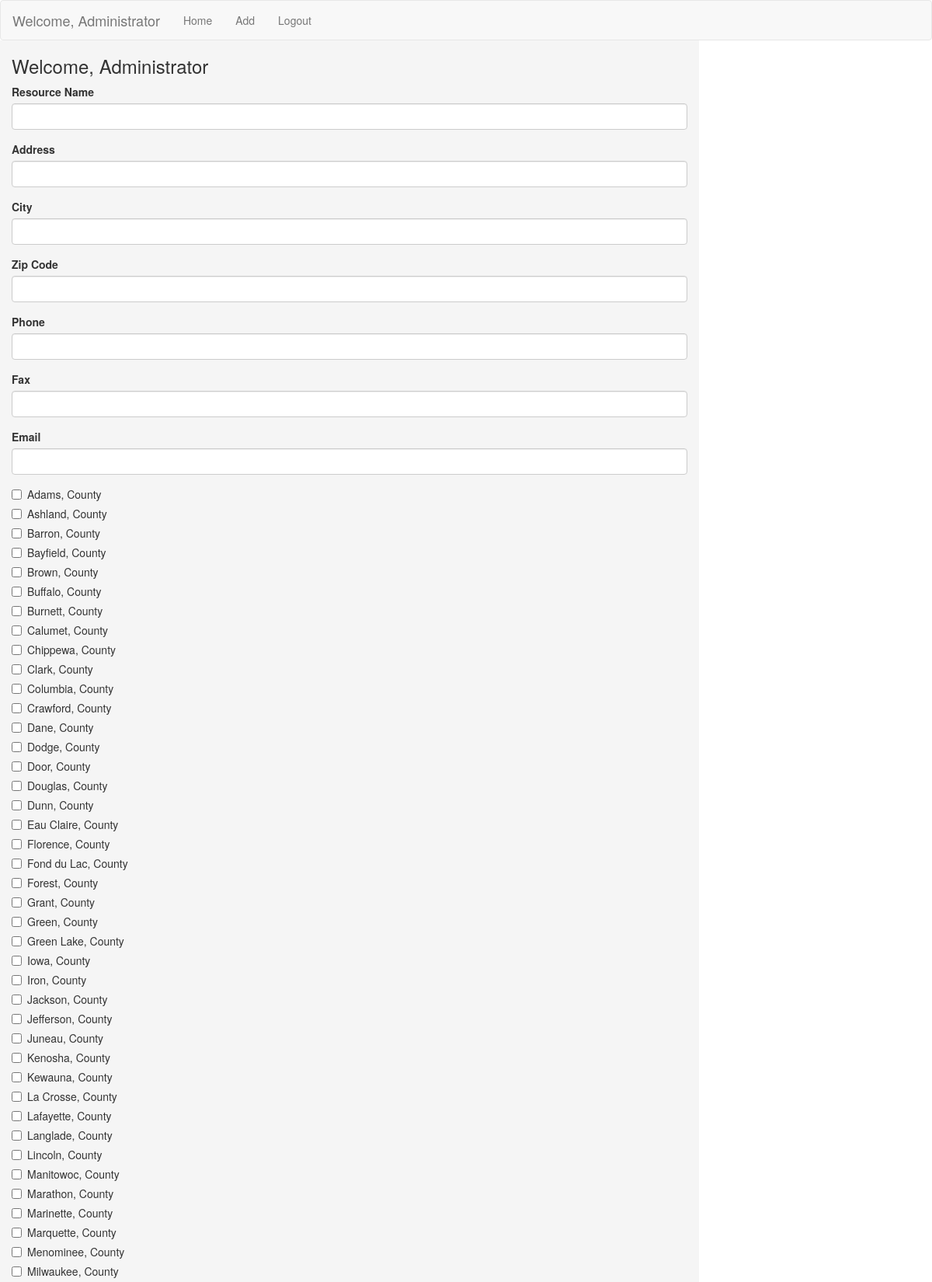
The app's page /php/admin/admin_add.php (upper part) with its own data.
### tables this page shows
CREATE TABLE `Counties` (
  `CountyID` int(11) NOT NULL,
  `CountyName` varchar(45) DEFAULT NULL
);

### php/model/db.php (called while the page is built, shortened)
<?php
    function getAccess() {
        $dsn = 'mysql:host=localhost;dbname=resource_db';
        $username = 'root';
        $password = 'root';
        try {
            $db = new PDO($dsn, $username, $password);
            $db->setAttribute(PDO::ATTR_ERRMODE, PDO::ERRMODE_EXCEPTION);
            return $db;
        } catch (PDOException $err) {
            exit($err->getMessage());
        }
    }
	function getAll($table="") {
		$db = getAccess();
		$query = "SELECT * FROM " .$table;
		$statement = $db->prepare($query);
		$workQuery = $statement->execute();
		$newFeedback = $statement->fetchAll();
		return $newFeedback;
	}
?>

### php/admin/admin_add.php (the view, shortened to what this page needs)
<?php
    require'../includes/admin-head.php';
    require '../model/db.php'
?>
    <div class="row">
        <div id="addForm" class="col-md-9">
            <h3>Welcome, Administrator</h3>
            <div class="row">
                <div class="col-xs-12">
                    <form action="../controller/adminChange.php" method="post">
                        <div class="form-group">
                            <label>Resource Name</label>
                            <input name="ResourceName" value="<?php
                            ?>" class="form-control" autofocus required>
                        </div>
                        <div class="form-group">
                            <label>Address</label>
                            <input name="StreetAddress" value="<?php
                            ?>" class="form-control">
                        </div>
                        <div class="form-group">
                            <label>City</label>
                            <input name="City" value="<?php
                            ?>" class="form-control">
                        </div>
                        <div class="form-group">
                            <label>Zip Code</label>
                            <input name="Zip" value="<?php
                            ?>" class="form-control">
                        </div>
                        <div class="form-group">
                            <label>Phone</label>
                            <input name="PhoneNUMBER" value="<?php
                            ?>" type="tel" class="form-control" required>
                        </div>
                        <div class="form-group">
                            <label>Fax</label>
                            <input name="Fax" value="<?php
                            ?>" class="form-control">
                        </div>
                        <div class="form-group">
                            <label>Email</label>
                            <input name="Email" value="<?php
                            ?>" class="form-control">
                        </div>
                        <div class="form-group">
                            <?php
                                $resTypes = getAll('Counties');
                                foreach ($resTypes as $curType) {
                                    if (isset($_POST['curID']) == true) {
                                        if($curType['CountyName'] === handleSQL('SELECT * FROM Counties c INNER JOIN CountyAssignment ca ON c.CountyID = ca.CountyID INNER JOIN Resources r ON r.CountyAssignmentID = ca.CountyAssignmentID WHERE r.ResourceID = :ID',[':ID'],[$_POST['curID']],0)['CountyName']){
                                            echo "<div class=\"checkbox\">
                                            <label><input name='Counties[]' type=\"checkbox\" value=\"{$curType['CountyID']}\" checked>{$curType['CountyName']}, County</label>
                                           </div>";
                                        } else {
                                            echo "<div class=\"checkbox\">
                                            <label><input name='Counties[]' type=\"checkbox\" value=\"{$curType['CountyID']}\">{$curType['CountyName']}, County</label>
                                           </div>";
                                        }
                                    } else {
                                        echo "<div class=\"checkbox\">
                                            <label><input name='Counties[]' type=\"checkbox\" value=\"{$curType['CountyID']}\">{$curType['CountyName']}, County</label>
                                           </div>";
                                    }
                                }
                            ?>
                        </div>
                    </form>
                </div>
            </div>
        </div>
    </div>
<?php require'../includes/admin-footer.php'; ?>

### records on screen
counties: CountyName "Adams"
counties: CountyName "Ashland"
counties: CountyName "Barron"
counties: CountyName "Bayfield"
counties: CountyName "Brown"
counties: CountyName "Buffalo"
counties: CountyName "Burnett"
counties: CountyName "Calumet"
counties: CountyName "Chippewa"
counties: CountyName "Clark"
counties: CountyName "Columbia"
counties: CountyName "Crawford"
counties: CountyName "Dane"
counties: CountyName "Dodge"
counties: CountyName "Door"
counties: CountyName "Douglas"
counties: CountyName "Dunn"
counties: CountyName "Eau Claire"
counties: CountyName "Florence"
counties: CountyName "Fond du Lac"
counties: CountyName "Forest"
counties: CountyName "Grant"
counties: CountyName "Green"
counties: CountyName "Green Lake"
counties: CountyName "Iowa"
counties: CountyName "Iron"
counties: CountyName "Jackson"
counties: CountyName "Jefferson"
counties: CountyName "Juneau"
counties: CountyName "Kenosha"
counties: CountyName "Kewauna"
counties: CountyName "La Crosse"
counties: CountyName "Lafayette"
counties: CountyName "Langlade"
counties: CountyName "Lincoln"
counties: CountyName "Manitowoc"
counties: CountyName "Marathon"
counties: CountyName "Marinette"
counties: CountyName "Marquette"
counties: CountyName "Menominee"
counties: CountyName "Milwaukee"
